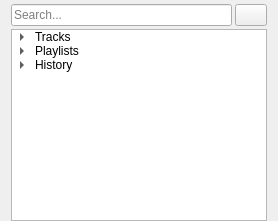
          <widget class="QWidget" name="layoutWidget3">
           <layout class="QVBoxLayout" name="verticalLayout_3">
            <property name="spacing">
             <number>3</number>
            </property>
            <property name="topMargin">
             <number>4</number>
            </property>
            <property name="bottomMargin">
             <number>0</number>
            </property>
            <item>
             <layout class="QHBoxLayout" name="horizontalLayout_18">
              <item>
               <widget class="QLineEdit" name="darkSearch">
                <property name="placeholderText">
                 <string>Search...</string>
                </property>
                <property name="clearButtonEnabled">
                 <bool>true</bool>
                </property>
               </widget>
              </item>
              <item>
               <widget class="QPushButton" name="toggleShowPaletteTables">
                <property name="sizePolicy">
                 <sizepolicy hsizetype="Fixed" vsizetype="Fixed">
                  <horstretch>0</horstretch>
                  <verstretch>0</verstretch>
                 </sizepolicy>
                </property>
                <property name="minimumSize">
                 <size>
                  <width>12</width>
                  <height>12</height>
                 </size>
                </property>
                <property name="maximumSize">
                 <size>
                  <width>32</width>
                  <height>32</height>
                 </size>
                </property>
                <property name="toolTip">
                 <string>Show/hide palette</string>
                </property>
                <property name="text">
                 <string/>
                </property>
                <property name="icon">
                 <iconset resource="resources.qrc">
                  <normaloff>:/graphics/darkTracks.png</normaloff>:/graphics/darkTracks.png</iconset>
                </property>
                <property name="checkable">
                 <bool>true</bool>
                </property>
                <property name="checked">
                 <bool>false</bool>
                </property>
               </widget>
              </item>
             </layout>
            </item>
            <item>
             <widget class="MyTreeWidget" name="treeWidget">
              <property name="horizontalScrollBarPolicy">
               <enum>Qt::ScrollBarPolicy::ScrollBarAlwaysOff</enum>
              </property>
              <property name="sortingEnabled">
               <bool>false</bool>
              </property>
              <property name="animated">
               <bool>true</bool>
              </property>
              <property name="headerHidden">
               <bool>true</bool>
              </property>
              <column>
               <property name="text">
                <string>1</string>
               </property>
              </column>
              <item>
               <property name="text">
                <string>Tracks</string>
               </property>
               <property name="icon">
                <iconset resource="resources.qrc">
                 <normaloff>:/graphics/darkiTunes.png</normaloff>:/graphics/darkiTunes.png</iconset>
               </property>
               <item>
                <property name="text">
                 <string>Patter</string>
                </property>
               </item>
               <item>
                <property name="text">
                 <string>Singing</string>
                </property>
               </item>
               <item>
                <property name="text">
                 <string>Rounds</string>
                </property>
               </item>
               <item>
                <property name="text">
                 <string>Xtras</string>
                </property>
               </item>
              </item>
              <item>
               <property name="text">
                <string>Playlists</string>
               </property>
               <property name="icon">
                <iconset resource="resources.qrc">
                 <normaloff>:/graphics/darkPlaylists.png</normaloff>:/graphics/darkPlaylists.png</iconset>
               </property>
               <item>
                <property name="text">
                 <string>Jokers</string>
                </property>
                <item>
                 <property name="text">
                  <string>2023</string>
                 </property>
                 <item>
                  <property name="text">
                   <string>Jokers_2023.09.13</string>
                  </property>
                 </item>
                 <item>
                  <property name="text">
                   <string>Jokers_2023.09.06</string>
                  </property>
                 </item>
                 <item>
                  <property name="text">
                   <string>Jokers_2023.08.30</string>
                  </property>
                 </item>
                </item>
               </item>
               <item>
                <property name="text">
                 <string>ECR</string>
                </property>
                <item>
                 <property name="text">
                  <string>ECR_2023.07.21</string>
                 </property>
                </item>
                <item>
                 <property name="text">
                  <string>ECR_2023.07.01</string>
                 </property>
                </item>
               </item>
              </item>
              <item>
               <property name="text">
                <string>History</string>
               </property>
               <property name="icon">
                <iconset resource="resources.qrc">
                 <normaloff>:/graphics/darkHistory.png</normaloff>:/graphics/darkHistory.png</iconset>
               </property>
               <item>
                <property name="text">
                 <string>2023</string>
                </property>
                <item>
                 <property name="text">
                  <string>2023.08.30</string>
                 </property>
                </item>
                <item>
                 <property name="text">
                  <string>2023.08.29</string>
                 </property>
                </item>
                <item>
                 <property name="text">
                  <string>2023.07.13</string>
                 </property>
                </item>
                <item>
                 <property name="text">
                  <string>2023.06.21</string>
                 </property>
                </item>
                <item>
                 <property name="text">
                  <string>2023.05.13</string>
                 </property>
                </item>
               </item>
              </item>
             </widget>
            </item>
           </layout>
          </widget>
